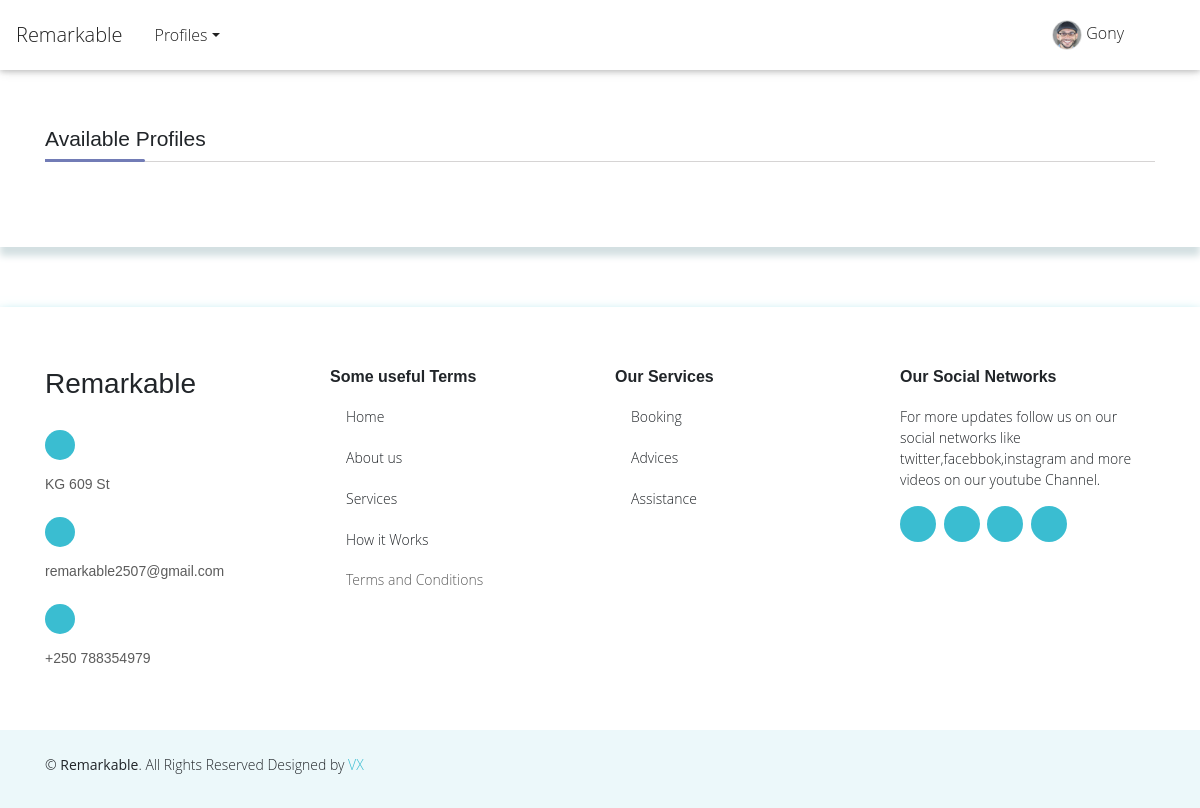
The app's page /available-profiles/ (signed in), older data.
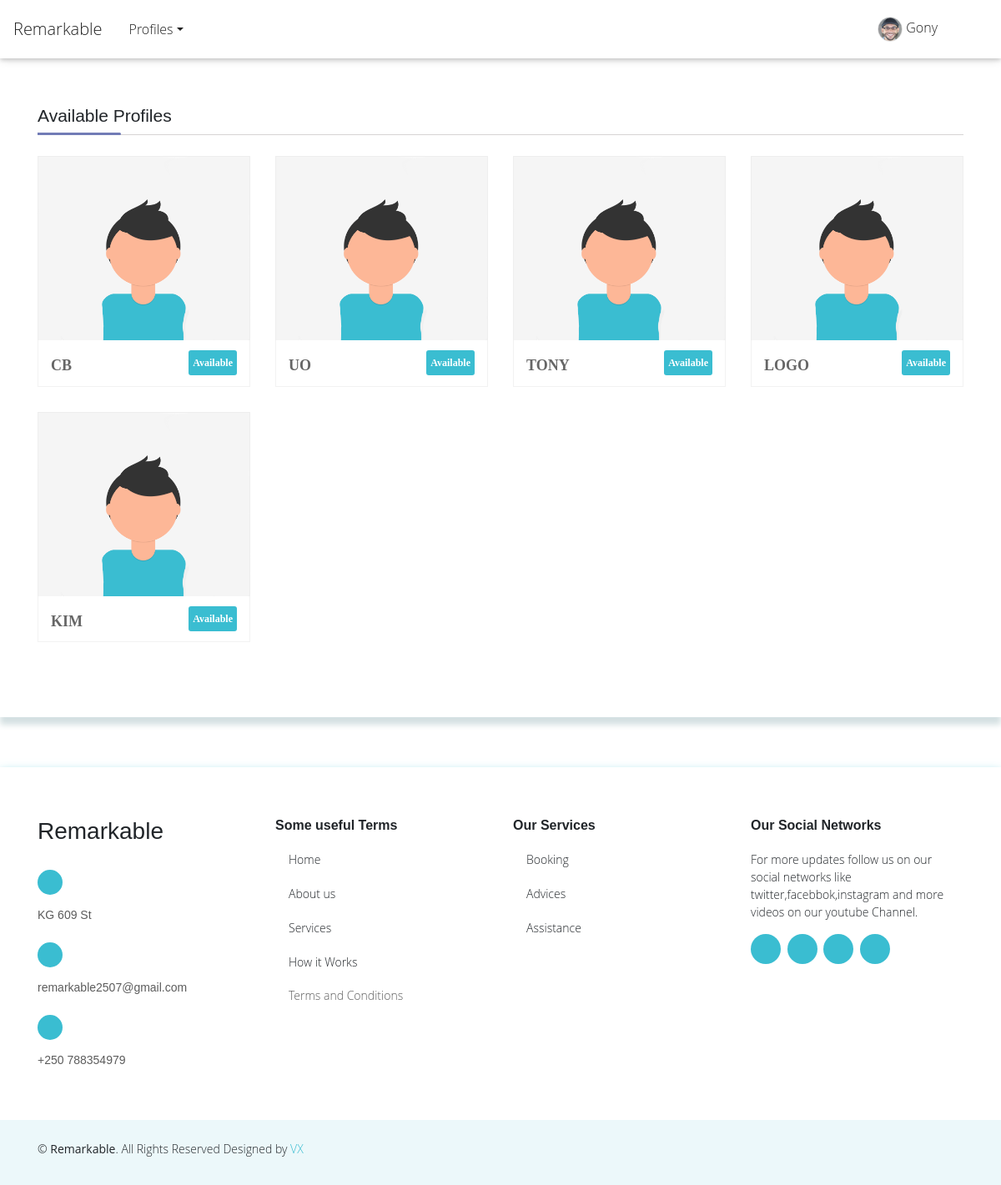
The same page, newer data.
### profiles/models.py (models this page shows, shortened)
class Profile(models.Model):
    first_name = models.CharField(max_length=200, blank=True)
    last_name = models.CharField(max_length=200, blank=True)
    user = models.OneToOneField(User, on_delete=models.CASCADE)
    bio = models.TextField(default="no bio...", max_length=300)
    email = models.EmailField(max_length=200, blank=False, null= True, unique=True)
    address= models.CharField(max_length=200, blank=False)
    image = models.ImageField(default=default_image, upload_to=upload_images_path)
    image2 =  models.ImageField(default=default_image2, upload_to=upload_images_path2)
    image3 =  models.ImageField(default=default_image3, upload_to=upload_images_path3)
    friends = models.ManyToManyField(User, blank=True, related_name='friends')
    slug = models.SlugField(unique=True, blank=True)
    updated = models.DateTimeField(auto_now=True)
    created = models.DateTimeField(auto_now_add=True)
    nationalid= models.CharField(max_length=16, blank=True)
    telephone= models.CharField(max_length=10,  blank=False, unique=True,null= True)
    age= models.CharField(max_length=2, blank=False)
    gender = models.CharField(max_length=12, default="Your gender", choices=GENDER_CHOICES)
    birth_date = models.DateField(null=True,blank=True)
    last_login = models.DateTimeField(verbose_name='last login', auto_now=True)
    objects = ProfileManager()
    class Meta:
        ordering = ('-created',)
    def get_absolute_url(self):
        return reverse("profiles:profile-detail-view", kwargs={"slug": self.slug})

### profiles/views.py (the view)
# urls.py: path('available-profiles/', AvailableProfileListView.as_view(), name='all-available-view'),
class AvailableProfileListView(LoginRequiredMixin, ListView):
    model = Profile
    template_name = 'profiles/available-profiles.html'
    paginate_by = 20
    def get_queryset(self):
        qs = Profile.objects.get_all_profiles(self.request.user).order_by('-created')
        return qs
    def get_context_data(self, **kwargs):
        context = super().get_context_data(**kwargs)
        user = User.objects.get(username__iexact=self.request.user)
        profile = Profile.objects.get(user=user)
        rel_r = Relationship.objects.all()
        rel_s = Relationship.objects.all()
        rel_receiver = []
        rel_sender = []
        for item in rel_r:
            rel_receiver.append(item.receiver.user)
        for item in rel_s:
            rel_sender.append(item.sender.user)
        context["rel_receiver"] = rel_receiver
        context["rel_sender"] = rel_sender
        context['is_empty'] = False
        if len(self.get_queryset()) == 0:
            context['is_empty'] = True
        return context

### profiles/models.py (called while the page is built)
    def get_all_profiles(self, me):
        profiles = Profile.objects.all().exclude(user=me)
        return profiles

### profiles/templates/profiles/available-profiles.html (shortened to what this page needs)
{% extends 'profiles/base.html' %}
{% load static %}
{% block content %}
 <section class="wrapper">
    <section class="team">
        <div class="container containermain">
            <div class="row  sub_content">
                <div class="col-lg-12 col-md-12 col-sm-12">
                    <div class="dividerHeading">
                        <h4><span>Available Profiles</span></h4>
                    </div>
                </div>
                {% for obj in object_list %}
                {% if obj.user not in rel_receiver and obj.user not in rel_sender %}
                <div class="col-lg-3 col-md-3 col-sm-6">
                    <div class="dreamz-team">
                        <div class="pic">
                            <img src="{{obj.image.url}}"alt='no image' style=" height:220px; width:100%;">
                        </div>
                        <div class="team_prof">
                            <h3 class="names">{{obj.user}}<small class="available">Available</small></h3>
                        </div>
                    </div>
                </div>
                {% endif %}
             {% endfor %}
            </div>
        </div>
    </section>
</section>
{% endblock content %}

Row changes from the older to the newer data that the page shows:
added Profile: image (picture), user "CB"
added Profile: image (picture), user "UO"
added Profile: image (picture), user "TONY"
added Profile: image (picture), user "LOGO"
added Profile: image (picture), user "KIM"
